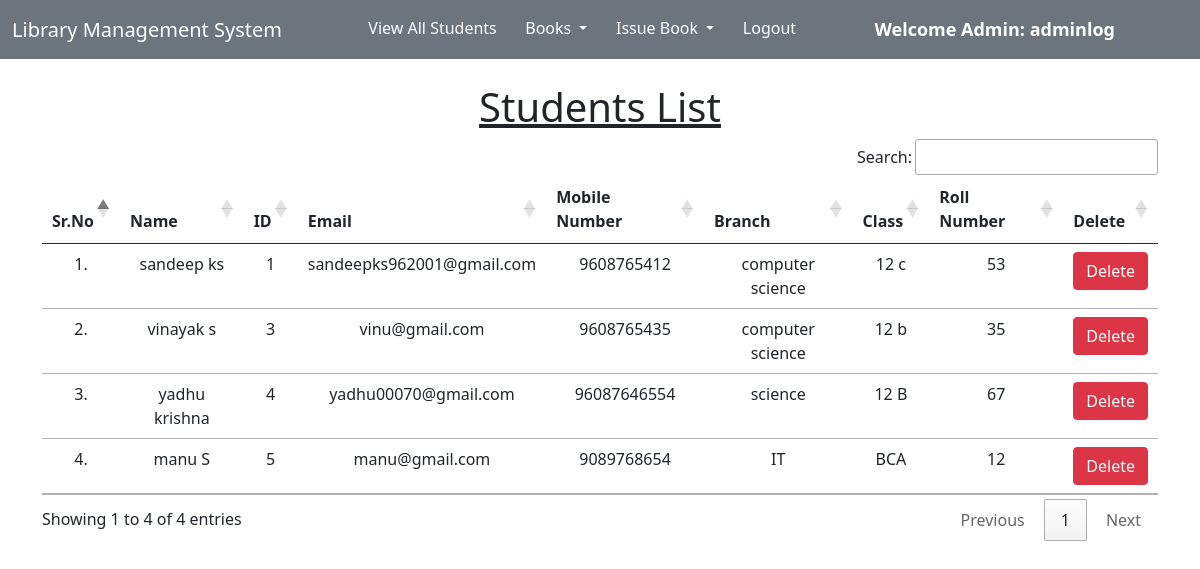
Page /libraryapp/view_students/ (signed in) on the committed database.
### libraryapp/models.py (models this page shows, shortened)
class Student(models.Model):
    user = models.OneToOneField(User, on_delete=models.CASCADE)
    classroom = models.CharField(max_length=10)
    branch = models.CharField(max_length=10)
    roll_no = models.CharField(max_length=3, blank=True)
    phone = models.CharField(max_length=10, blank=True)
    image = models.ImageField(upload_to="", blank=True)

### libraryapp/views.py (the view)
# urls.py: path("view_students/",view_students),
@login_required(login_url = '/admin_login')
def view_students(request):
    students = Student.objects.all()
    return render(request, "view_students.html", {'students':students})

### libraryapp/templates/view_students.html (shortened to what this page needs)
<!DOCTYPE html>
<html lang="en">
<head>
</head>
<body>
{% extends 'admin_navbar.html' %}
{% load static %}
{% block body %}
<div class="container mt-4">
    <h1 class="text-center"><u>Students List</u></h1>
    <table class="table table-hover" id="example">
        <thead>
            <tr class="text-center">
                <th>Sr.No</th>
                <th>Name</th>
                <th>ID</th>
                <th>Email</th>
                <th>Mobile Number</th>
                <th>Branch</th>
                <th>Class</th>
                <th>Roll Number</th>
                <th>Delete</th>
            </tr>
        </thead>
        <tbody>
            {% for student in students %}
            <tr class="text-center">
                <td>{{forloop.counter}}.</td>
                <td>{{student.user.get_full_name}}</td>
                <td>{{student.user.id}}</td>
                <td>{{student.user.email}}</td>
                <td>{{student.phone}}</td>
                <td>{{student.branch}}</td>
                <td>{{student.classroom}}</td>
                <td>{{student.roll_no}}</td>
                <td><a href="http://127.0.0.1:8000/libraryapp/delete_student/{{student.id}}/" class="btn btn-danger" onclick="return confirm('Are you sure you want to delete this student?')">Delete</a></td>
            </tr>
            {% endfor %}
        </tbody>
    </table>
    </div>
{% endblock %}

### libraryapp/templates/admin_navbar.html (shortened to what this page needs)
<!doctype html>
<html lang="en">
  <head>
    <link href="https://cdn.jsdelivr.net/npm/bootstrap@5.1.0/dist/css/bootstrap.min.css" rel="stylesheet">
    <link rel="stylesheet" href="https://cdn.datatables.net/1.10.25/css/jquery.dataTables.min.css">
    <link rel="stylesheet" href="https://cdn.datatables.net/buttons/1.7.1/css/buttons.dataTables.min.css">
  </head>
  <body>
    <nav class="navbar navbar-expand-lg text-white bg-secondary">
        <div class="container-fluid">
          <a class="navbar-brand text-white" href="http://127.0.0.1:8000/libraryapp/index/">Library Management System</a>
          <div class="collapse navbar-collapse" id="navbarSupportedContent">
            <ul class="navbar-nav me-auto mb-2 mb-lg-0">
              <li class="nav-item">
                <a class="nav-link active text-white" aria-current="page" href="http://127.0.0.1:8000/libraryapp/view_students/">View All Students</a>
              </li>
              <li class="nav-item dropdown">
                <a class="nav-link dropdown-toggle text-white" href="#" id="navbarDropdown" role="button" data-bs-toggle="dropdown" aria-expanded="false">
                  Books
                </a>
              </li>
              <li class="nav-item dropdown">
                <a class="nav-link dropdown-toggle text-white" href="#" id="navbarDropdown" role="button" data-bs-toggle="dropdown" aria-expanded="false">
                  Issue Book
                </a>
              </li>
              <li class="nav-item">
                <a class="nav-link active text-white" aria-current="page" href="/logout/">Logout</a>
              </li>
              <li class="nav-item">
                <a style="font-weight:600; font-family:'Segoe UI', Tahoma, Geneva, Verdana, sans-serif; font-size: large;" class="nav-link active text-white" href="#">Welcome Admin: {{request.user}}</a>
              </li>
            </ul>
          </div>
        </div>
      </nav>
      {% block body %}
      {% endblock %}
  </body>
</html>

### rows in the picture
Student: user.get_full_name "sandeep ks", user.id "1", user.email "sandeepks962001@gmail.com", phone "9608765412", branch "computer science", classroom "12 c", roll_no "53"
Student: user.get_full_name "vinayak s", user.id "3", user.email "vinu@gmail.com", phone "9608765435", branch "computer science", classroom "12 b", roll_no "35"
Student: user.get_full_name "yadhu krishna", user.id "4", user.email "yadhu00070@gmail.com", phone "96087646554", branch "science", classroom "12 B", roll_no "67"
Student: user.get_full_name "manu S", user.id "5", user.email "manu@gmail.com", phone "9089768654", branch "IT", classroom "BCA", roll_no "12"

### other values in the picture
{{ request.user }} "adminlog"
